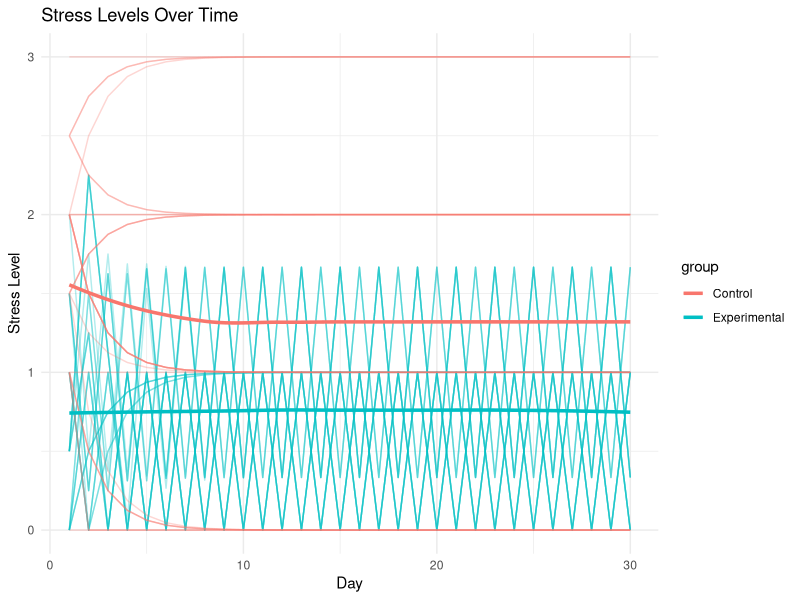
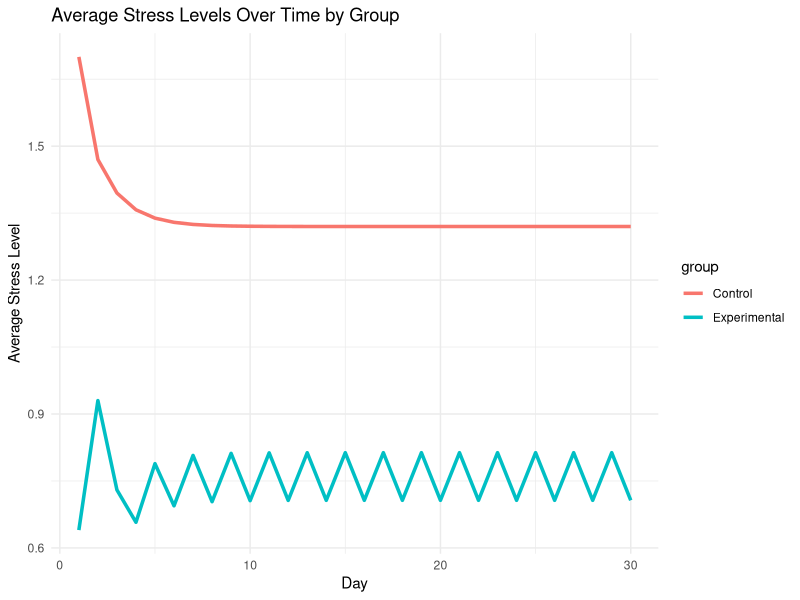
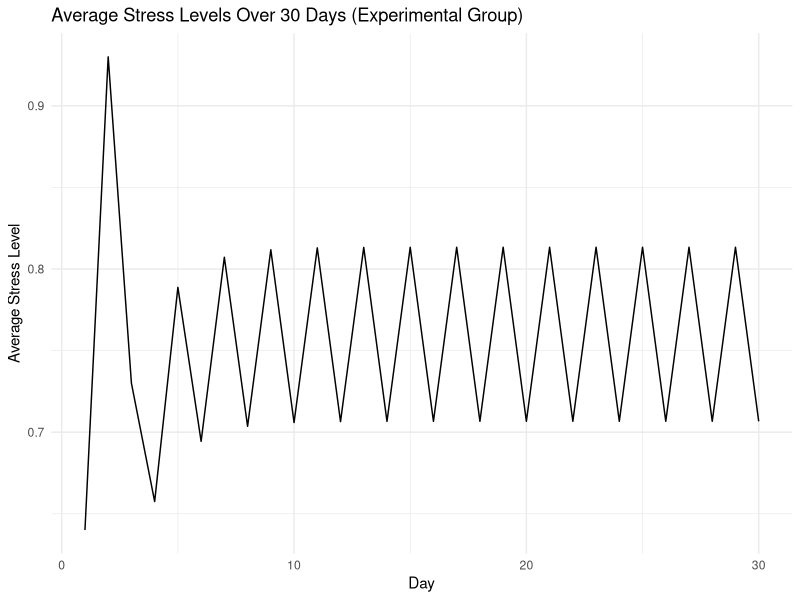

Reproduce these figures in R, in order.
## ---- chunk 1
knitr::opts_chunk$set(echo = TRUE)
## ---- chunk 2
library(R6)
library(ggplot2)
## ---- chunk 3
# Define the Agent class
Agent <- R6Class(
  "agent",
  public = list(
    id = NULL,
    group = NULL,
    office = NULL,
    time_spent = NULL,
    stress = NULL,
    work_hours = NULL,
    sports_hours = NULL,
    breaks_taken = NULL,
    interactions = NULL,
    
    initialize = function(id, group, office, work_hours, sports_hours, breaks_taken) {
      self$id <- id
      self$group <- group
      self$office <- office
      self$time_spent <- 0
      self$stress <- sample(1:3, 1)  # Random initial stress level
      self$work_hours <- work_hours
      self$sports_hours <- sports_hours
      self$breaks_taken <- breaks_taken
      self$interactions <- list()
    },
    
    work = function() {
      self$time_spent <- self$time_spent + 1
      self$stress <- self$stress + 1  # Increase stress by 1 each work hour
    },
    
    take_break = function() {
      self$time_spent <- self$time_spent + 1
      self$stress <- max(0, self$stress - 1)  # Decrease stress by 1 during break
    },
    
    do_sports = function() {
      self$time_spent <- self$time_spent + 1
      self$stress <- max(0, self$stress - 2)  # Decrease stress by 2 per hour of sports
    },
    
    reset_stress = function() {
      self$stress <- self$stress / 2  # Reduce stress by half at the end of the day
    },
    
    adjust_activities = function() {
      if (self$group == "Experimental") {
        if (self$stress >= 1) {
          self$work_hours <- as.numeric(max(0, min(8, self$work_hours - 1)))
          self$sports_hours <- as.numeric(min(2, self$sports_hours + 2))
          self$breaks_taken <- as.numeric(min(3, self$breaks_taken + 1))
        } else if (self$stress <= 0.5) {
          self$work_hours <- as.numeric(min(8, self$work_hours + 1))  # Ensure work_hours does not exceed 8
          self$sports_hours <- as.numeric(max(0, self$sports_hours - 1))
          self$breaks_taken <- as.numeric(max(1, self$breaks_taken - 1))  # Ensure at least one break is taken
        }

        # Ensure values are within valid ranges
        self$work_hours <- max(0, min(8, self$work_hours))
        self$sports_hours <- max(0, min(2, self$sports_hours))
        self$breaks_taken <- max(1, min(3, self$breaks_taken))  # Ensure at least one break is taken
      }
    },
    
    daily_routine = function() {
      for (i in 1:self$work_hours) {
        self$work()
      }
      for (i in 1:self$sports_hours) {
        self$do_sports()
      }
      for (i in 1:self$breaks_taken) {
        self$take_break()
      }
    },
    
    log_interaction = function(other_id, effect) {
      self$interactions <- append(self$interactions, list(list(other_id = other_id, effect = effect)))
    },
    
    influence_stress = function(neighbor_stress) {
      self$stress <- self$stress + (neighbor_stress * 0.1)  # Influence stress based on neighbor's stress level
      self$stress <- max(0, self$stress)  # Ensure stress is not negative
    }
  )
)

## ---- chunk 4
# Number of agents
num_agents <- 50
agents <- list()

# Experimental group
for (i in 1:(num_agents/2)) {
  work_hours <- as.numeric(sample(5:8, 1))  # works between 5 to 8 hours 
  sports_hours <- as.numeric(sample(1:3, 1))
  breaks_taken <- as.numeric(sample(1:2, 1))
  agents[[i]] <- Agent$new(id = i, group = "Experimental", office = paste0("Office ", i), 
                            work_hours = work_hours, sports_hours = sports_hours, 
                            breaks_taken = breaks_taken)
}

# Control group
for (i in ((num_agents/2) + 1):num_agents) {
  work_hours <- as.numeric(sample(5:8, 1))  
  sports_hours <- 0
  breaks_taken <- as.numeric(sample(1:2, 1))
  agents[[i]] <- Agent$new(id = i, group = "Control", office = paste0("Office ", i), 
                            work_hours = work_hours, sports_hours = sports_hours, 
                            breaks_taken = breaks_taken)
}
## ---- chunk 5
# Initialize the world
n <- 10  # Assuming a 10x10 grid
world <- matrix(0, nrow = n, ncol = n)

# Place agents randomly in the world
for (i in 1:num_agents) {
  repeat {
    x <- sample(1:n, 1)
    y <- sample(1:n, 1)
    if (world[x, y] == 0) {
      world[x, y] <- i
      break
    }
  }
}
## ---- chunk 6
# Function to run the simulation for a number of days

run_simulation <- function(days, world, agents, n) {
  results <- data.frame(
    day = integer(),
    id = integer(),
    group = character(),
    work_hours = integer(),
    sports_hours = integer(),
    breaks_taken = integer(),
    stress = numeric()
  )
  
  for (day in 1:days) {
    for (agent in agents) {
      agent$adjust_activities()
      agent$daily_routine()
      agent$reset_stress()
      results <- rbind(results, data.frame(
        day = day,
        id = agent$id,
        group = agent$group,
        work_hours = agent$work_hours,
        sports_hours = agent$sports_hours,
        breaks_taken = agent$breaks_taken,
        stress = agent$stress
      ))
    }
  }
  
  return(results)
}



num_days <- 30

# Run the simulation and store the results
results <- run_simulation(num_days, world, agents, n)

# Print the results
print(results)

## ---- chunk 7
# plot stress levels over time
ggplot(results, aes(x = day, y = stress, color = group)) +
  geom_line(aes(group = id), alpha = 0.3) +  # sindividual lines
  geom_smooth(aes(group = group), se = FALSE, size = 1.2) +  #  average trend lines
  labs(title = "Stress Levels Over Time", x = "Day", y = "Stress Level") +
  theme_minimal()

# finding average
summary <- aggregate(stress ~ group + day, data = results, FUN = mean)

# plot average stress 
ggplot(summary, aes(x = day, y = stress, color = group)) +
  geom_line(size = 1.2) +
  labs(title = "Average Stress Levels Over Time by Group", x = "Day", y = "Average Stress Level") +
  theme_minimal()
## ---- chunk 8
control_stress <- subset(results, group == "Control")$stress
experimental_stress <- subset(results, group == "Experimental")$stress

# t-test
t_test <- t.test(control_stress, experimental_stress)


print(t_test)
## ---- chunk 9
# Assuming 'results' contains the data collected from the simulation
# and there is a column named 'group' to indicate group membership

# Filter data for the experimental group
experimental_results <- subset(results, group == "Experimental")

# Aggregate stress level data to calculate daily averages for the experimental group
daily_avg_stress_experimental <- aggregate(stress ~ day, data = experimental_results, FUN = mean)

# Plot time series of average stress levels for the experimental group
library(ggplot2)

ggplot(daily_avg_stress_experimental, aes(x = day, y = stress)) +
  geom_line() +
  labs(title = "Average Stress Levels Over 30 Days (Experimental Group)", x = "Day", y = "Average Stress Level") +
  theme_minimal()

